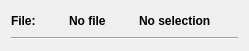
<?xml version="1.0" encoding="UTF-8"?>
<ui version="4.0">
 <class>Form</class>
 <widget class="QWidget" name="Form">
  <property name="geometry">
   <rect>
    <x>0</x>
    <y>0</y>
    <width>249</width>
    <height>51</height>
   </rect>
  </property>
  <property name="windowTitle">
   <string>DataInputDisplay</string>
  </property>
  <layout class="QGridLayout" name="gridLayout">
   <item row="0" column="0">
    <layout class="QVBoxLayout" name="verticalLayout">
     <item>
      <layout class="QHBoxLayout" name="horizontalLayout">
       <item>
        <widget class="QLabel" name="label">
         <property name="font">
          <font>
           <weight>75</weight>
           <bold>true</bold>
          </font>
         </property>
         <property name="text">
          <string>File:</string>
         </property>
        </widget>
       </item>
       <item>
        <spacer name="horizontalSpacer_4">
         <property name="orientation">
          <enum>Qt::Horizontal</enum>
         </property>
         <property name="sizeHint" stdset="0">
          <size>
           <width>40</width>
           <height>20</height>
          </size>
         </property>
        </spacer>
       </item>
       <item>
        <widget class="QLabel" name="fileLabel">
         <property name="font">
          <font>
           <weight>75</weight>
           <bold>true</bold>
          </font>
         </property>
         <property name="text">
          <string>No file</string>
         </property>
        </widget>
       </item>
       <item>
        <spacer name="horizontalSpacer_2">
         <property name="orientation">
          <enum>Qt::Horizontal</enum>
         </property>
         <property name="sizeHint" stdset="0">
          <size>
           <width>40</width>
           <height>20</height>
          </size>
         </property>
        </spacer>
       </item>
       <item>
        <widget class="QLabel" name="scanSelectionDisplay">
         <property name="font">
          <font>
           <weight>75</weight>
           <bold>true</bold>
          </font>
         </property>
         <property name="text">
          <string>No selection</string>
         </property>
        </widget>
       </item>
       <item>
        <spacer name="horizontalSpacer">
         <property name="orientation">
          <enum>Qt::Horizontal</enum>
         </property>
         <property name="sizeHint" stdset="0">
          <size>
           <width>40</width>
           <height>20</height>
          </size>
         </property>
        </spacer>
       </item>
      </layout>
     </item>
    </layout>
   </item>
   <item row="1" column="0">
    <widget class="Line" name="line_2">
     <property name="orientation">
      <enum>Qt::Horizontal</enum>
     </property>
    </widget>
   </item>
  </layout>
 </widget>
 <resources/>
 <connections/>
</ui>
